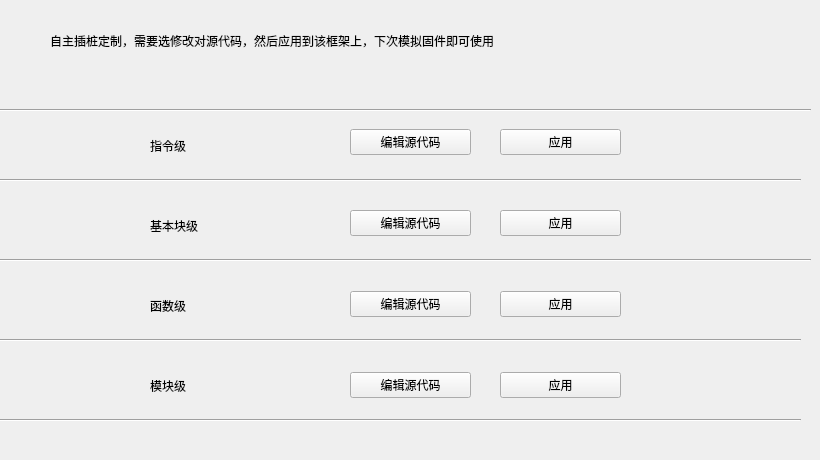
       <widget class="QWidget" name="tab_4">
        <attribute name="title">
         <string>Hook</string>
        </attribute>
        <widget class="QWidget" name="verticalLayoutWidget_2">
         <property name="geometry">
          <rect>
           <x>350</x>
           <y>80</y>
           <width>121</width>
           <height>371</height>
          </rect>
         </property>
         <layout class="QVBoxLayout" name="verticalLayout_3">
          <item>
           <widget class="QPushButton" name="pushButton_21">
            <property name="text">
             <string>编辑源代码</string>
            </property>
           </widget>
          </item>
          <item>
           <widget class="QPushButton" name="pushButton_20">
            <property name="text">
             <string>编辑源代码</string>
            </property>
           </widget>
          </item>
          <item>
           <widget class="QPushButton" name="pushButton_15">
            <property name="text">
             <string>编辑源代码</string>
            </property>
           </widget>
          </item>
          <item>
           <widget class="QPushButton" name="pushButton_24">
            <property name="text">
             <string>编辑源代码</string>
            </property>
           </widget>
          </item>
         </layout>
        </widget>
        <widget class="QWidget" name="verticalLayoutWidget_3">
         <property name="geometry">
          <rect>
           <x>500</x>
           <y>80</y>
           <width>121</width>
           <height>371</height>
          </rect>
         </property>
         <layout class="QVBoxLayout" name="verticalLayout_4">
          <item>
           <widget class="QPushButton" name="pushButton_25">
            <property name="text">
             <string>应用</string>
            </property>
           </widget>
          </item>
          <item>
           <widget class="QPushButton" name="pushButton_26">
            <property name="text">
             <string>应用</string>
            </property>
           </widget>
          </item>
          <item>
           <widget class="QPushButton" name="pushButton_27">
            <property name="text">
             <string>应用</string>
            </property>
           </widget>
          </item>
          <item>
           <widget class="QPushButton" name="pushButton_28">
            <property name="text">
             <string>应用</string>
            </property>
           </widget>
          </item>
         </layout>
        </widget>
        <widget class="QLabel" name="label_6">
         <property name="geometry">
          <rect>
           <x>150</x>
           <y>130</y>
           <width>121</width>
           <height>31</height>
          </rect>
         </property>
         <property name="text">
          <string>指令级</string>
         </property>
         <property name="textFormat">
          <enum>Qt::PlainText</enum>
         </property>
        </widget>
        <widget class="QLabel" name="label_7">
         <property name="geometry">
          <rect>
           <x>150</x>
           <y>210</y>
           <width>121</width>
           <height>31</height>
          </rect>
         </property>
         <property name="text">
          <string>基本块级</string>
         </property>
        </widget>
        <widget class="QLabel" name="label_8">
         <property name="geometry">
          <rect>
           <x>150</x>
           <y>290</y>
           <width>121</width>
           <height>31</height>
          </rect>
         </property>
         <property name="text">
          <string>函数级</string>
         </property>
        </widget>
        <widget class="QLabel" name="label_10">
         <property name="geometry">
          <rect>
           <x>150</x>
           <y>370</y>
           <width>121</width>
           <height>31</height>
          </rect>
         </property>
         <property name="text">
          <string>模块级</string>
         </property>
        </widget>
        <widget class="QLabel" name="label_14">
         <property name="geometry">
          <rect>
           <x>50</x>
           <y>20</y>
           <width>661</width>
           <height>41</height>
          </rect>
         </property>
         <property name="text">
          <string>自主插桩定制，需要选修改对源代码，然后应用到该框架上，下次模拟固件即可使用</string>
         </property>
         <property name="textFormat">
          <enum>Qt::AutoText</enum>
         </property>
         <property name="scaledContents">
          <bool>false</bool>
         </property>
        </widget>
        <widget class="Line" name="line">
         <property name="geometry">
          <rect>
           <x>-10</x>
           <y>170</y>
           <width>811</width>
           <height>20</height>
          </rect>
         </property>
         <property name="orientation">
          <enum>Qt::Horizontal</enum>
         </property>
        </widget>
        <widget class="Line" name="line_2">
         <property name="geometry">
          <rect>
           <x>0</x>
           <y>250</y>
           <width>811</width>
           <height>20</height>
          </rect>
         </property>
         <property name="orientation">
          <enum>Qt::Horizontal</enum>
         </property>
        </widget>
        <widget class="Line" name="line_3">
         <property name="geometry">
          <rect>
           <x>-10</x>
           <y>330</y>
           <width>811</width>
           <height>20</height>
          </rect>
         </property>
         <property name="orientation">
          <enum>Qt::Horizontal</enum>
         </property>
        </widget>
        <widget class="Line" name="line_4">
         <property name="geometry">
          <rect>
           <x>-10</x>
           <y>410</y>
           <width>811</width>
           <height>20</height>
          </rect>
         </property>
         <property name="orientation">
          <enum>Qt::Horizontal</enum>
         </property>
        </widget>
        <widget class="Line" name="line_5">
         <property name="geometry">
          <rect>
           <x>0</x>
           <y>100</y>
           <width>811</width>
           <height>20</height>
          </rect>
         </property>
         <property name="orientation">
          <enum>Qt::Horizontal</enum>
         </property>
        </widget>
       </widget>
